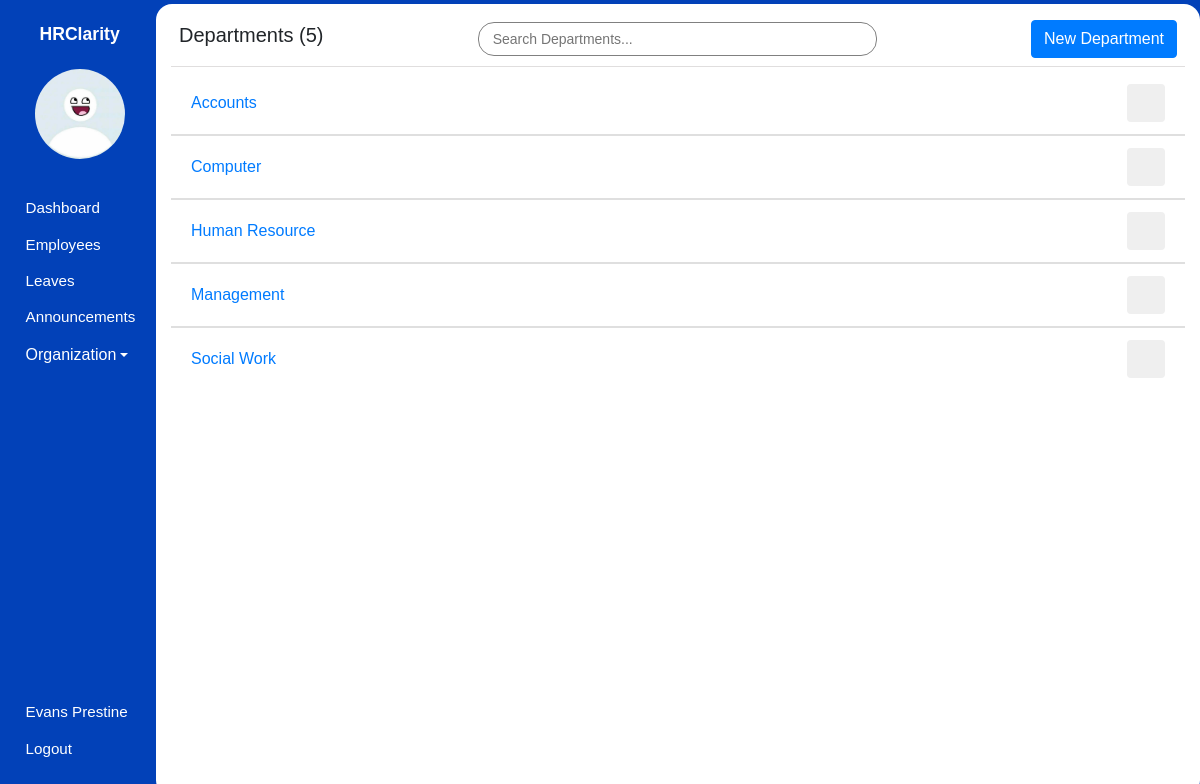
Screenshot of /admin/departments (signed in) with the database file from the repository.
### hrms/models.py (models this page shows, shortened)
class User(db.Model, UserMixin):
    id = db.Column(db.Integer, primary_key=True)
    first_name = db.Column(db.String(80), nullable=False)
    last_name = db.Column(db.String(120), nullable=False)
    dob = db.Column(db.Date, nullable=False)
    gender = db.Column(db.String(7), nullable=False)
    email_address = db.Column(db.String(120), nullable=False)
    phone_number = db.Column(db.String(20), nullable=False)
    national_id = db.Column(db.Integer, nullable=False)
    user_level = db.Column(db.Integer, nullable=False, default=1)
    user_type = db.Column(db.String(10), nullable=False, default='employee')
    password = db.Column(db.String(60), nullable=False)
    image_file = db.Column(db.String(20), nullable=False, default='default.jpg')
    leaves = db.relationship('Leave')
    occupation_id = db.Column(db.Integer, db.ForeignKey('occupation.id'), nullable=False)

class Department(db.Model):
    id = db.Column(db.Integer, primary_key=True)
    name = db.Column(db.String(100), unique=True, nullable=False)
    occupations = db.relationship('Occupation', backref='department', lazy=True)

### hrms/organization/routes.py (the view)
@organization.route('/admin/departments')
@login_required
def departments():
    departments = Department.query.order_by(Department.name).all()
    departments_count = Department.query.count()
    return render_template('admin/departments.html', page_title='Departments', departments=departments, departments_count=departments_count, user=current_user)

### hrms/models.py (called while the page is built)
@login_manager.user_loader
def load_user(user_id):
    user = User.query.filter_by(id=user_id).first()
    return user

### hrms/templates/admin/departments.html (shortened to what this page needs)
{% extends 'main_layout.html' %} {% block body %}
<section class="app">
  {% include 'admin/aside.html' %}
  <main>
    <div class="main_container container-fluid pt-2">
      <div class="header p-2 d-flex justify-content-between align-items-center">
        <h5>Departments ({{ departments_count }})</h5>
        <input
          type="text"
          id="myInput"
          onkeyup="searchFunction()"
          placeholder="Search Departments..."
          class="form-control-sm"
        />
        <a href="{{ url_for('organization.add_department') }}" class="btn btn-primary"
          >New Department</a
        >
      </div>
      <div class="departments_wrapper">
        {% for department in departments %}
        <div class="department list-group list-group-flush searchable">
          <li
            class="list-group-item d-flex justify-content-between align-items-center"
          >
            <span>
              <a
                href="{{ url_for('organization.update_department', department_id=department.id) }}"
              >
                {{ department.name }}
              </a>
            </span>
            <form
              action="{{ url_for('organization.delete_department', department_id=department.id) }}"
              method="post"
              onsubmit="return confirm('Are you sure you want to delete this Department?');"
            >
              <button type="submit" class="btn text-danger">
                <span class="icon icon-trash"></span>
              </button>
            </form>
          </li>
        </div>
        {% endfor %}
      </div>
    </div>
  </main>
</section>
{% endblock body %}

### hrms/templates/admin/aside.html (shortened to what this page needs)
<aside>
  <h1 class="mt-3">HRClarity</h1>
  <div class="container text-center mt-4">
    <img src="{{ url_for('static', filename='images/profile_pictures/' ~ current_user.image_file ) }}" alt="Employee" class="rounded-circle" width="90" height="90" />
  </div>
  <div class="links">
    <ul>
      <li>
        <a href="{{ url_for('admin.admin_dashboard') }}">
            <span class="icon icon-home"></span>
            <span>Dashboard</span>
        </a>
      </li>
      <li>
        <a href="{{ url_for('admin.employees') }}">
            <span class="icon icon-users"></span>
            <span>Employees</span>
        </a>
      </li>
      <li>
        <a href="{{ url_for('leaves.admin_view_leaves') }}">
            <span class="icon icon-car"></span>
            <span>Leaves</span>
        </a>
      </li>
      <li>
        <a href="{{ url_for('announcements.view_announcements') }}">
            <span class="icon icon-speaker"></span>
            <span>Announcements</span>
        </a>
      </li>
      <li class="nav-item dropdown">
        <a class="dropdown-toggle" data-toggle="dropdown" href="#" role="button" aria-expanded="false"><span class="icon icon-building"></span>Organization</a>
    </li>
    </ul>
    <ul>
      <li>
        <a href="{{ url_for('user.profile_settings', employee_id=current_user.id) }}">
            <span class="icon icon-user"></span>
            <span>{{ user.first_name }} {{ user.last_name }}</span>
        </a>
      </li>
      <li>
        <a href="{{ url_for('user.logout') }}">
            <span class="icon icon-power-off"></span>
            <span>Logout</span>
        </a>
      </li>
    </ul>
  </div>
</aside>

### hrms/static/css/icomoon.css (style rules this page uses)
[class^="icon-"], [class*=" icon-"] { font-family: 'icomoon' !important; speak: none; font-style: normal; font-weight: normal; font-variant: normal; text-transform: none; line-height: 1; -webkit-font-smoothing: antialiased; -moz-osx-font-smoothing: grayscale; }
.icon-user:before { content: "\f007"; }
.icon-power-off:before { content: "\f011"; }
.icon-home:before { content: "\f015"; }
.icon-users:before { content: "\f0c0"; }
.icon-building:before { content: "\f1ad"; }
.icon-car:before { content: "\f1b9"; }
.icon-trash:before { content: "\f1f8"; }
.icon-speaker:before { content: "\e32d"; }

### hrms/static/css/styles.css (style rules this page uses)
* { font-family: sans-serif, Arial, Helvetica; padding: 0; margin: 0; }
.app { background: #0241b8; height: 100vh; display: flex; align-items: center; }
.app aside { width: 13%; height: 100%; padding: 0.5em 0 0.2em 0.2em; color: #fff; }
.app aside h1 { font-size: 1.1em; font-weight: bold; text-align: center; }
.app aside .links ul { list-style: none; }
.app aside .links ul li { margin: 0.1em 0; padding: 6px; }
.app aside .links ul li a { text-decoration: none; color: #ffffff; display: flex; align-items: center; }
.app aside .links ul:nth-of-type(1) { margin: 2em 0; }
.app aside .links ul:nth-of-type(2) { position: absolute; bottom: 1em; }
.app aside .links .icon { margin: 0 0.3em 0 0; }
.app aside .links a span:nth-of-type(2), .app aside .links .icon { font-size: 0.95em; }
.app main { width: 87%; height: 99vh; overflow-y: auto; z-index: 5; }
.app main .main_container { border-radius: 16px; background: #fff; padding-bottom: 12px; height: 100%; overflow: auto; }
.app main .main_container .header { background: #fff; position: sticky; top: 0; border-bottom: 1px solid rgb(224, 222, 222); margin-bottom: 5px; }
.app main .main_container .header input { border-radius: 16px; border: 1px solid grey; padding: 0.4em 1em; width: 40%; margin: auto; }

### rows the page displays
User: image_file (placeholder picture), first_name "Evans", last_name "Prestine"
Department: name "Accounts"
Department: name "Computer"
Department: name "Human Resource"
Department: name "Management"
Department: name "Social Work"

### other values shown
{{ departments_count }} "5"
